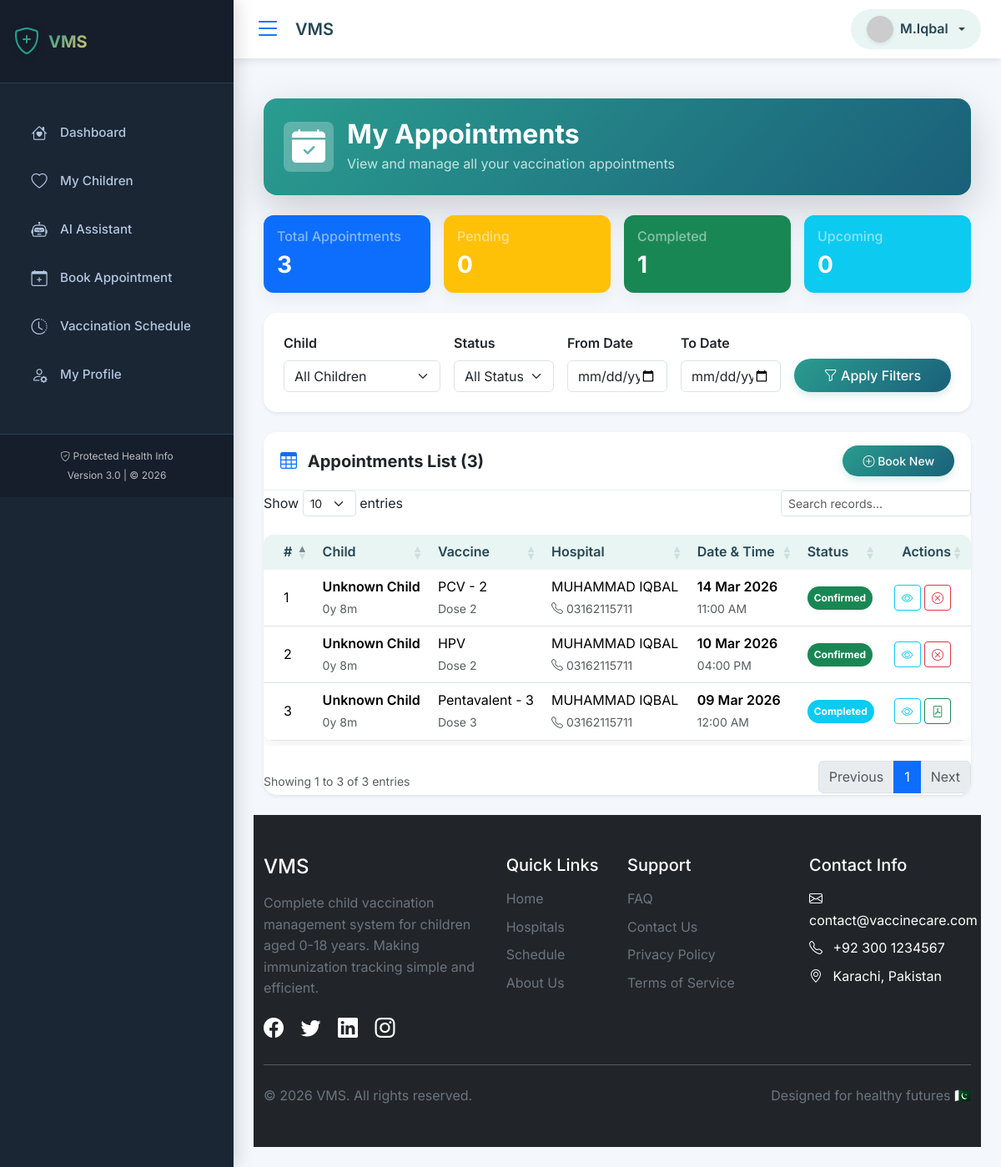
The app's page /my_appointments.php (signed in) with its own data.
### tables this page shows
CREATE TABLE `appointments` (
  `id` int(11) NOT NULL,
  `child_id` int(11) NOT NULL,
  `hospital_id` int(11) NOT NULL,
  `vaccine_id` int(11) NOT NULL,
  `appointment_date` date NOT NULL,
  `appointment_time` time DEFAULT NULL,
  `token_number` varchar(20) DEFAULT NULL,
  `status` enum('pending','confirmed','completed','cancelled') DEFAULT 'pending',
  `notes` text DEFAULT NULL,
  `created_at` timestamp NOT NULL DEFAULT current_timestamp(),
  `updated_at` timestamp NULL DEFAULT NULL ON UPDATE current_timestamp()
);

CREATE TABLE `children` (
  `id` int(11) NOT NULL,
  `parent_id` int(11) NOT NULL,
  `full_name` varchar(100) NOT NULL,
  `date_of_birth` date NOT NULL,
  `gender` enum('male','female','other') NOT NULL,
  `blood_group` varchar(5) DEFAULT NULL,
  `birth_weight` decimal(5,2) DEFAULT NULL,
  `birth_complications` text DEFAULT NULL,
  `is_active` tinyint(1) DEFAULT 1,
  `created_at` timestamp NOT NULL DEFAULT current_timestamp(),
  `updated_at` timestamp NULL DEFAULT NULL ON UPDATE current_timestamp()
);

CREATE TABLE `vaccines` (
  `id` int(11) NOT NULL,
  `vaccine_name` varchar(100) NOT NULL,
  `description` text DEFAULT NULL,
  `age_group` varchar(50) NOT NULL,
  `dose_number` int(11) DEFAULT NULL,
  `is_epi` tinyint(1) DEFAULT 1,
  `is_mandatory` tinyint(1) DEFAULT 1,
  `status` enum('available','unavailable') DEFAULT 'available',
  `notes` text DEFAULT NULL,
  `created_at` timestamp NOT NULL DEFAULT current_timestamp()
);

CREATE TABLE `users` (
  `id` int(11) NOT NULL,
  `full_name` varchar(100) NOT NULL,
  `email` varchar(100) NOT NULL,
  `password` varchar(255) NOT NULL,
  `role` enum('parent','hospital','admin') NOT NULL DEFAULT 'parent',
  `phone` varchar(15) NOT NULL,
  `address` text DEFAULT NULL,
  `status` enum('active','inactive') DEFAULT 'active',
  `last_login` timestamp NULL DEFAULT NULL,
  `remember_token` varchar(255) DEFAULT NULL,
  `created_at` timestamp NOT NULL DEFAULT current_timestamp(),
  `updated_at` timestamp NULL DEFAULT NULL ON UPDATE current_timestamp(),
  `avatar` varchar(255) DEFAULT NULL
);

### my_appointments.php (the view, shortened to what this page needs)
<?php
require_once 'db_config.php';
$user_id = (int) $_SESSION['user_id'];
$parent_query = "SELECT id FROM parents WHERE user_id = ?";
$parent_stmt = $conn->prepare($parent_query);
$parent_stmt->bind_param("i", $user_id);
$parent_stmt->execute();
$parent_result = $parent_stmt->get_result();
if ($parent_result->num_rows === 0) {
    $insert_parent = $conn->prepare("INSERT INTO parents (user_id, cnic) VALUES (?, '00000-0000000-0')");
    $insert_parent->bind_param("i", $user_id);
    $insert_parent->execute();
    $parent_id = $conn->insert_id;
} else {
    $parent_data = $parent_result->fetch_assoc();
    $parent_id = $parent_data['id'];
}
$page = isset($_GET['page']) ? max(1, intval($_GET['page'])) : 1;
$limit = 10;
$offset = ($page - 1) * $limit;
$date_from = $_GET['date_from'] ?? '';
$date_to = $_GET['date_to'] ?? '';
$where_conditions = ["c.parent_id = ?"];
$params = [$parent_id];
$types = "i";
$where_sql = implode(" AND ", $where_conditions);
$count_sql = "SELECT COUNT(*) as total FROM appointments a
              JOIN children c ON a.child_id = c.id
              WHERE $where_sql";
$count_stmt = $conn->prepare($count_sql);
$count_stmt->bind_param($types, ...$params);
$count_stmt->execute();
$total_appointments = $count_stmt->get_result()->fetch_assoc()['total'];
$appointments_sql = "SELECT
                        a.*,
                        c.full_name as child_name,
                        c.date_of_birth,
                        v.vaccine_name,
                        v.age_group,
                        v.dose_number,
                        h.id as hospital_id,
                        u.full_name as hospital_name,
                        u.phone as hospital_phone,
                        u.address as hospital_address
                    FROM appointments a
                    JOIN children c ON a.child_id = c.id
                    JOIN vaccines v ON a.vaccine_id = v.id
                    JOIN hospitals h ON a.hospital_id = h.id
                    JOIN users u ON h.user_id = u.id
                    WHERE $where_sql
                    ORDER BY
                        CASE
                            WHEN a.status = 'pending' THEN 1
                            WHEN a.status = 'confirmed' THEN 2
                            WHEN a.status = 'completed' THEN 3
                            WHEN a.status = 'cancelled' THEN 4
                            ELSE 5
                        END,
                        a.appointment_date DESC
                    LIMIT ? OFFSET ?";
$params[] = $limit;
$params[] = $offset;
$types .= "ii";
$appointments_stmt = $conn->prepare($appointments_sql);
$appointments_stmt->bind_param($types, ...$params);
$appointments_stmt->execute();
$appointments_result = $appointments_stmt->get_result();
$stats = [];
$total = $conn->prepare("SELECT COUNT(*) as total FROM appointments a JOIN children c ON a.child_id = c.id WHERE c.parent_id = ?");
$total->bind_param("i", $parent_id);
$total->execute();
$stats['total'] = $total->get_result()->fetch_assoc()['total'];
$upcoming = $conn->prepare("SELECT COUNT(*) as total FROM appointments a
                            JOIN children c ON a.child_id = c.id
                            WHERE c.parent_id = ? AND a.appointment_date >= CURDATE()
                            AND a.status IN ('pending', 'confirmed')");
$upcoming->bind_param("i", $parent_id);
$upcoming->execute();
$stats['upcoming'] = $upcoming->get_result()->fetch_assoc()['total'];
$completed = $conn->prepare("SELECT COUNT(*) as total FROM appointments a
                             JOIN children c ON a.child_id = c.id
                             WHERE c.parent_id = ? AND a.status = 'completed'");
$completed->bind_param("i", $parent_id);
$completed->execute();
$stats['completed'] = $completed->get_result()->fetch_assoc()['total'];
$pending = $conn->prepare("SELECT COUNT(*) as total FROM appointments a
                           JOIN children c ON a.child_id = c.id
                           WHERE c.parent_id = ? AND a.status = 'pending'");
$pending->bind_param("i", $parent_id);
$pending->execute();
$stats['pending'] = $pending->get_result()->fetch_assoc()['total'];
include 'header.php';
?>
<div class="container-fluid py-4">
    <div class="row mb-4">
        <div class="col-12">
            <div class="bg-gradient-primary text-white rounded-4 p-4 shadow-lg">
                <div class="d-flex align-items-center">
                    <div class="avatar-circle bg-white bg-opacity-25 p-3 rounded-3 me-3">
                        <i class="bi bi-calendar-check-fill fs-1"></i>
                    </div>
                    <div>
                        <h2 class="fw-bold mb-1">My Appointments</h2>
                        <p class="mb-0 opacity-75">View and manage all your vaccination appointments</p>
                    </div>
                </div>
            </div>
        </div>
    </div>
    <div class="row g-3 mb-4">
        <div class="col-md-3">
            <div class="card bg-primary text-white">
                <div class="card-body p-3">
                    <h6 class="text-white-50">Total Appointments</h6>
                    <h3 class="fw-bold mb-0"><?php echo $stats['total']; ?></h3>
                </div>
            </div>
        </div>
        <div class="col-md-3">
            <div class="card bg-warning text-white">
                <div class="card-body p-3">
                    <h6 class="text-white-50">Pending</h6>
                    <h3 class="fw-bold mb-0"><?php echo $stats['pending']; ?></h3>
                </div>
            </div>
        </div>
        <div class="col-md-3">
            <div class="card bg-success text-white">
                <div class="card-body p-3">
                    <h6 class="text-white-50">Completed</h6>
                    <h3 class="fw-bold mb-0"><?php echo $stats['completed']; ?></h3>
                </div>
            </div>
        </div>
        <div class="col-md-3">
            <div class="card bg-info text-white">
                <div class="card-body p-3">
                    <h6 class="text-white-50">Upcoming</h6>
                    <h3 class="fw-bold mb-0"><?php echo $stats['upcoming']; ?></h3>
                </div>
            </div>
        </div>
    </div>
    <div class="card border-0 shadow-sm rounded-4 mb-4">
        <div class="card-body p-4">
            <form method="GET" action="" class="row g-3">
                <div class="col-md-3">
                    <label class="form-label fw-semibold">Child</label>
                    <select name="child_id" class="form-select">
                        <option value="">All Children</option>
                    </select>
                </div>
                <div class="col-md-2">
                    <label class="form-label fw-semibold">Status</label>
                    <select name="status" class="form-select">
                        <option value="">All Status</option>
                    </select>
                </div>
                <div class="col-md-2">
                    <label class="form-label fw-semibold">From Date</label>
                    <input type="date" name="date_from" class="form-control" value="<?php echo $date_from; ?>">
                </div>
                <div class="col-md-2">
                    <label class="form-label fw-semibold">To Date</label>
                    <input type="date" name="date_to" class="form-control" value="<?php echo $date_to; ?>">
                </div>
                <div class="col-md-3 d-flex align-items-end">
                    <button type="submit" class="btn btn-primary w-100">
                        <i class="bi bi-funnel"></i> Apply Filters
                    </button>
                </div>
            </form>
        </div>
    </div>
    <div class="card border-0 shadow-sm rounded-4">
        <div class="card-header bg-white py-3 d-flex justify-content-between align-items-center">
            <h5 class="fw-bold mb-0">
                <i class="bi bi-table text-primary me-2"></i>
                Appointments List (<?php echo $total_appointments; ?>)
            </h5>
            <a href="book_appointment.php" class="btn btn-primary btn-sm">
                <i class="bi bi-plus-circle"></i> Book New
            </a>
        </div>
        <div class="card-body p-0">
            <?php if ($appointments_result->num_rows > 0): ?>
                <div class="table-responsive">
                    <table class="table table-hover mb-0">
                        <thead class="bg-light">
                            <tr>
                                <th class="ps-4">#</th>
                                <th>Child</th>
                                <th>Vaccine</th>
                                <th>Hospital</th>
                                <th>Date & Time</th>
                                <th>Status</th>
                                <th class="text-end pe-4">Actions</th>
                            </tr>
                        </thead>
                        <tbody>
                            <?php $sno = $offset + 1; ?>
                            <?php while ($apt = $appointments_result->fetch_assoc()): ?>
                            <tr>
                                <td class="ps-4"><?php echo $sno++; ?></td>
                                <td>
                                    <span class="fw-semibold"><?php echo htmlspecialchars($apt['child_name']); ?></span>
                                    <br>
                                    <small class="text-muted">
                                        <?php
                                        $dob = new DateTime($apt['date_of_birth']);
                                        $now = new DateTime();
                                        $diff = $now->diff($dob);
                                        echo $diff->y . 'y ' . $diff->m . 'm';
                                        ?>
                                    </small>
                                </td>
                                <td>
                                    <?php echo $apt['vaccine_name']; ?>
                                    <br>
                                    <small class="text-muted">Dose <?php echo $apt['dose_number']; ?></small>
                                </td>
                                <td>
                                    <?php echo htmlspecialchars($apt['hospital_name']); ?>
                                    <br>
                                    <small class="text-muted">
                                        <i class="bi bi-telephone"></i> <?php echo $apt['hospital_phone']; ?>
                                    </small>
                                </td>
                                <td>
                                    <span class="fw-semibold"><?php echo date('d M Y', strtotime($apt['appointment_date'])); ?></span>
                                    <br>
                                    <small class="text-muted">
                                        <?php echo $apt['appointment_time'] ? date('h:i A', strtotime($apt['appointment_time'])) : 'Any time'; ?>
                                    </small>
                                </td>
                                <td>
                                    <?php
                                    $status_class = [
                                        'pending' => 'warning',
                                        'confirmed' => 'success',
                                        'completed' => 'info',
                                        'cancelled' => 'secondary'
                                    ];
                                    ?>
                                    <span class="badge bg-<?php echo $status_class[$apt['status']] ?? 'primary'; ?> rounded-pill p-2">
                                        <?php echo ucfirst($apt['status']); ?>
                                    </span>
                                </td>
                                <td class="text-end pe-4">
                                    <button class="btn btn-sm btn-outline-info"
                                            onclick='viewDetails(<?php echo json_encode($apt); ?>)'
                                            title="View Details">
                                        <i class="bi bi-eye"></i>
                                    </button>
                                    <?php if ($apt['status'] == 'pending' || $apt['status'] == 'confirmed'): ?>
                                        <a href="?cancel=1&id=<?php echo $apt['id']; ?>&token=<?php echo $_SESSION['csrf_token']; ?>"
                                           class="btn btn-sm btn-outline-danger"
                                           onclick="return confirm('Are you sure you want to cancel this appointment?')"
                                           title="Cancel Appointment">
                                            <i class="bi bi-x-circle"></i>
                                        </a>
                                    <?php endif; ?>
                                    <?php if ($apt['status'] == 'completed'): ?>
                                        <a href="generate_certificate.php?appointment=<?php echo $apt['id']; ?>"
                                           class="btn btn-sm btn-outline-success" title="Download Certificate">
                                            <i class="bi bi-file-pdf"></i>
                                        </a>
                                    <?php endif; ?>
                                </td>
                            </tr>
                            <?php endwhile; ?>
                        </tbody>
                    </table>
                </div>
            <?php endif; ?>
        </div>
    </div>
</div>
<?php include 'footer.php'; ?>
</body>
</html>

### records on screen
appointments: child.full_name "Unknown Child", child.date_of_birth "0", child.date_of_birth "8", vaccine.vaccine_name "PCV - 2", vaccine.dose_number "2", users.full_name "MUHAMMAD IQBAL", users.phone "03162115711", appointment_date "14 Mar 2026", appointment_time "11:00 AM", status "Confirmed"
appointments: child.full_name "Unknown Child", child.date_of_birth "0", child.date_of_birth "8", vaccine.vaccine_name "HPV", vaccine.dose_number "2", users.full_name "MUHAMMAD IQBAL", users.phone "03162115711", appointment_date "10 Mar 2026", appointment_time "04:00 PM", status "Confirmed"
appointments: child.full_name "Unknown Child", child.date_of_birth "0", child.date_of_birth "8", vaccine.vaccine_name "Pentavalent - 3", vaccine.dose_number "3", users.full_name "MUHAMMAD IQBAL", users.phone "03162115711", appointment_date "09 Mar 2026", appointment_time "12:00 AM", status "Completed"

### other values on screen
getSetting('site_name', 'VaccineCare') "VMS"
$user_name "M.Iqbal"
$stats['total'] "3"
$stats['pending'] "0"
$stats['completed'] "1"
$stats['upcoming'] "0"
$total_appointments "3"
getSetting('contact_email', 'info@vaccinecare.com') "contact@vaccinecare.com"
getSetting('contact_phone', '+92 300 1234567') "+92 300 1234567"
